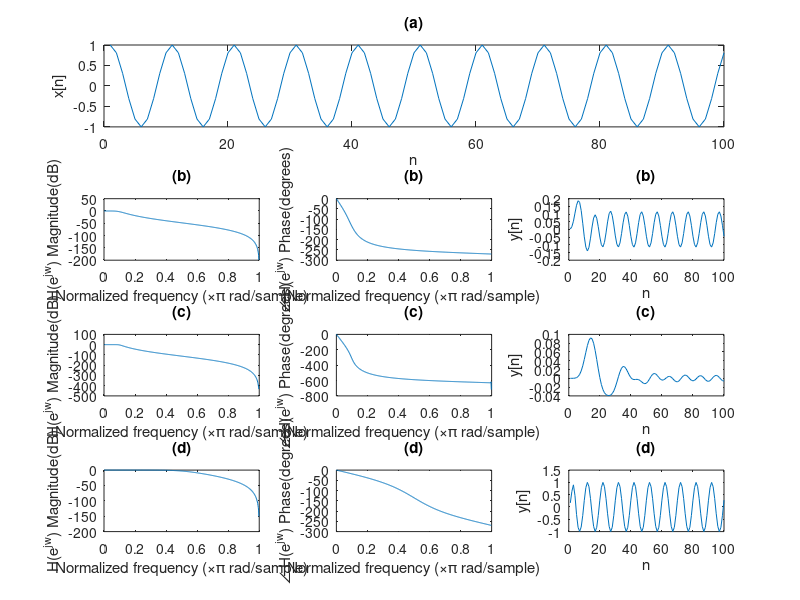

Write the MATLAB code that produced this figure.
f_s = 10;
T_s = 1 / f_s;
N = 100;
n = [1:100];
x = cos(2 * pi * (n - 1) * T_s);
subplot(4, 3, [1, 3]);
plot(n, x);
title('(a)');
xlabel('n');
ylabel('x[n]');

%(b)
L = 3;
f_c = 0.1;
[b, a] = butter(L, f_c);
[H, w] = freqz(b, a);
subplot(4, 3, 4);
plot(w / pi, 20 * log10(abs(H)));
title('(b)');
xlabel('Normalized frequency (\times\pi rad/sample)');
ylabel('H(e^{jw}) Magnitude(dB)');

subplot(4, 3, 5);
theta = unwrap(angle(H)) * 180 / pi;
plot(w / pi, theta);
title('(b)');
xlabel('Normalized frequency (\times\pi rad/sample)');
ylabel('\angle H(e^{jw}) Phase(degrees)');

subplot(4, 3, 6);
y = filter(b, a, x);
plot(n, y);
title('(b)');
xlabel('n');
ylabel('y[n]');


%(c)
L = 7;
f_c = 0.1;
[b, a] = butter(L, f_c);
[H, w] = freqz(b, a);
subplot(4, 3, 7);
plot(w / pi, 20 * log10(abs(H)));
title('(c)');
xlabel('Normalized frequency (\times\pi rad/sample)');
ylabel('H(e^{jw}) Magnitude(dB)');

subplot(4, 3, 8);
theta = unwrap(angle(H)) * 180 / pi;
plot(w / pi, theta);
title('(c)');
xlabel('Normalized frequency (\times\pi rad/sample)');
ylabel('\angle H(e^{jw}) Phase(degrees)');

subplot(4, 3, 9);
y = filter(b, a, x);
plot(n, y);
title('(c)');
xlabel('n');
ylabel('y[n]');


%(d)
L = 3;
f_c = 0.5;
[b, a] = butter(L, f_c);
[H, w] = freqz(b, a);
subplot(4, 3, 10);
plot(w / pi, 20 * log10(abs(H)));
title('(d)');
xlabel('Normalized frequency (\times\pi rad/sample)');
ylabel('H(e^{jw}) Magnitude(dB)');

subplot(4, 3, 11);
theta = unwrap(angle(H)) * 180 / pi;
plot(w / pi, theta);
title('(d)');
xlabel('Normalized frequency (\times\pi rad/sample)');
ylabel('\angle H(e^{jw}) Phase(degrees)');

subplot(4, 3, 12);
y = filter(b, a, x);
plot(n, y);
title('(d)');
xlabel('n');
ylabel('y[n]');

